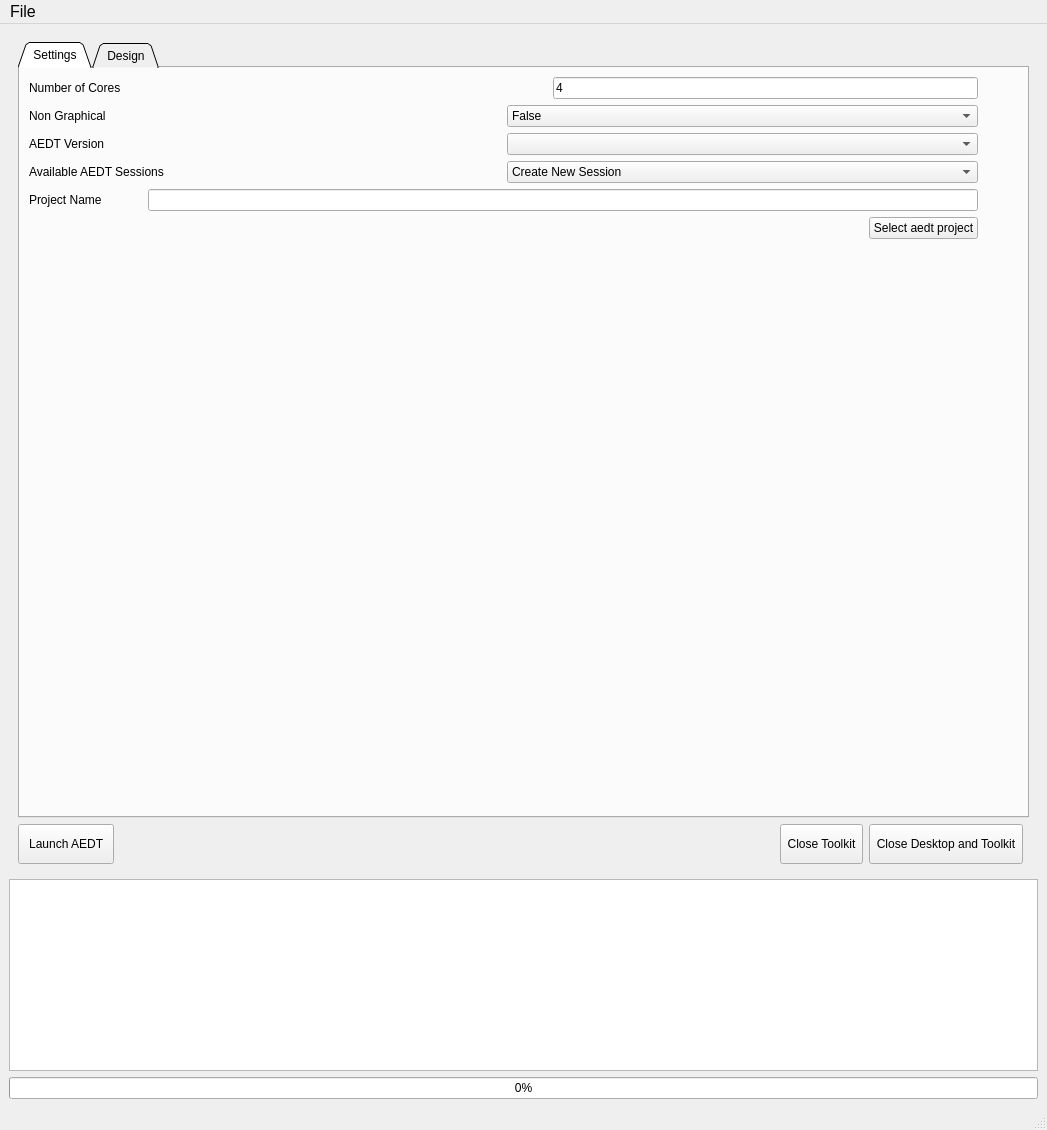
<?xml version="1.0" encoding="UTF-8"?>
<ui version="4.0">
 <class>MainWindow</class>
 <widget class="QMainWindow" name="MainWindow">
  <property name="geometry">
   <rect>
    <x>0</x>
    <y>0</y>
    <width>1047</width>
    <height>1130</height>
   </rect>
  </property>
  <property name="windowTitle">
   <string>MainWindow</string>
  </property>
  <widget class="QWidget" name="centralwidget">
   <property name="sizePolicy">
    <sizepolicy hsizetype="Expanding" vsizetype="Expanding">
     <horstretch>0</horstretch>
     <verstretch>0</verstretch>
    </sizepolicy>
   </property>
   <layout class="QVBoxLayout" name="verticalLayout">
    <item>
     <widget class="QWidget" name="main_menu" native="true">
      <property name="sizePolicy">
       <sizepolicy hsizetype="Preferred" vsizetype="Preferred">
        <horstretch>0</horstretch>
        <verstretch>0</verstretch>
       </sizepolicy>
      </property>
      <layout class="QGridLayout" name="gridLayout">
       <item row="3" column="0">
        <widget class="QPushButton" name="connect_aedtapp">
         <property name="minimumSize">
          <size>
           <width>0</width>
           <height>40</height>
          </size>
         </property>
         <property name="text">
          <string>  Launch AEDT  </string>
         </property>
        </widget>
       </item>
       <item row="3" column="2">
        <widget class="QPushButton" name="release_button">
         <property name="minimumSize">
          <size>
           <width>0</width>
           <height>40</height>
          </size>
         </property>
         <property name="text">
          <string> Close Toolkit </string>
         </property>
        </widget>
       </item>
       <item row="3" column="1">
        <spacer name="horizontalSpacer">
         <property name="orientation">
          <enum>Qt::Horizontal</enum>
         </property>
         <property name="sizeHint" stdset="0">
          <size>
           <width>40</width>
           <height>20</height>
          </size>
         </property>
        </spacer>
       </item>
       <item row="3" column="3">
        <widget class="QPushButton" name="release_and_exit_button">
         <property name="minimumSize">
          <size>
           <width>0</width>
           <height>40</height>
          </size>
         </property>
         <property name="text">
          <string> Close Desktop and Toolkit </string>
         </property>
        </widget>
       </item>
       <item row="0" column="0" colspan="5">
        <widget class="QTabWidget" name="design_tab">
         <property name="sizePolicy">
          <sizepolicy hsizetype="Preferred" vsizetype="Preferred">
           <horstretch>0</horstretch>
           <verstretch>0</verstretch>
          </sizepolicy>
         </property>
         <property name="tabShape">
          <enum>QTabWidget::Triangular</enum>
         </property>
         <property name="currentIndex">
          <number>0</number>
         </property>
         <widget class="QWidget" name="settings">
          <attribute name="title">
           <string> Settings </string>
          </attribute>
          <layout class="QHBoxLayout" name="horizontalLayout_25">
           <item>
            <layout class="QVBoxLayout" name="verticalLayout_4">
             <item>
              <layout class="QHBoxLayout" name="horizontalLayout_22"/>
             </item>
             <item>
              <layout class="QHBoxLayout" name="horizontalLayout_23"/>
             </item>
             <item>
              <layout class="QHBoxLayout" name="horizontalLayout_24">
               <item>
                <widget class="QLabel" name="label_13">
                 <property name="text">
                  <string>Number of Cores</string>
                 </property>
                </widget>
               </item>
               <item>
                <spacer name="horizontalSpacer_30">
                 <property name="orientation">
                  <enum>Qt::Horizontal</enum>
                 </property>
                 <property name="sizeHint" stdset="0">
                  <size>
                   <width>40</width>
                   <height>20</height>
                  </size>
                 </property>
                </spacer>
               </item>
               <item>
                <widget class="QLineEdit" name="numcores">
                 <property name="text">
                  <string>4</string>
                 </property>
                </widget>
               </item>
              </layout>
             </item>
             <item>
              <layout class="QHBoxLayout" name="horizontalLayout_26">
               <item>
                <widget class="QLabel" name="label_4">
                 <property name="text">
                  <string>Non Graphical</string>
                 </property>
                </widget>
               </item>
               <item>
                <widget class="QComboBox" name="non_graphical_combo">
                 <item>
                  <property name="text">
                   <string>False</string>
                  </property>
                 </item>
                 <item>
                  <property name="text">
                   <string>True</string>
                  </property>
                 </item>
                </widget>
               </item>
              </layout>
             </item>
             <item>
              <layout class="QHBoxLayout" name="horizontalLayout">
               <item>
                <widget class="QLabel" name="label">
                 <property name="text">
                  <string>AEDT Version</string>
                 </property>
                </widget>
               </item>
               <item>
                <widget class="QComboBox" name="aedt_version_combo"/>
               </item>
              </layout>
             </item>
             <item>
              <layout class="QHBoxLayout" name="horizontalLayout_3">
               <item>
                <widget class="QLabel" name="label_5">
                 <property name="text">
                  <string>Available AEDT Sessions</string>
                 </property>
                </widget>
               </item>
               <item>
                <widget class="QComboBox" name="process_id_combo">
                 <item>
                  <property name="text">
                   <string>Create New Session</string>
                  </property>
                 </item>
                </widget>
               </item>
              </layout>
             </item>
             <item>
              <layout class="QHBoxLayout" name="horizontalLayout_4">
               <item>
                <widget class="QLabel" name="label_6">
                 <property name="text">
                  <string>Project Name</string>
                 </property>
                </widget>
               </item>
               <item>
                <spacer name="horizontalSpacer_2">
                 <property name="orientation">
                  <enum>Qt::Horizontal</enum>
                 </property>
                 <property name="sizeType">
                  <enum>QSizePolicy::Minimum</enum>
                 </property>
                 <property name="sizeHint" stdset="0">
                  <size>
                   <width>40</width>
                   <height>20</height>
                  </size>
                 </property>
                </spacer>
               </item>
               <item>
                <widget class="QLineEdit" name="project_name"/>
               </item>
              </layout>
             </item>
             <item>
              <layout class="QHBoxLayout" name="horizontalLayout_5">
               <item>
                <spacer name="horizontalSpacer_3">
                 <property name="orientation">
                  <enum>Qt::Horizontal</enum>
                 </property>
                 <property name="sizeHint" stdset="0">
                  <size>
                   <width>40</width>
                   <height>20</height>
                  </size>
                 </property>
                </spacer>
               </item>
               <item>
                <widget class="QPushButton" name="browse_project">
                 <property name="text">
                  <string>Select aedt project</string>
                 </property>
                </widget>
               </item>
              </layout>
             </item>
             <item>
              <spacer name="verticalSpacer_8">
               <property name="orientation">
                <enum>Qt::Vertical</enum>
               </property>
               <property name="sizeHint" stdset="0">
                <size>
                 <width>20</width>
                 <height>40</height>
                </size>
               </property>
              </spacer>
             </item>
            </layout>
           </item>
           <item>
            <spacer name="horizontalSpacer_29">
             <property name="orientation">
              <enum>Qt::Horizontal</enum>
             </property>
             <property name="sizeType">
              <enum>QSizePolicy::Preferred</enum>
             </property>
             <property name="sizeHint" stdset="0">
              <size>
               <width>40</width>
               <height>20</height>
              </size>
             </property>
            </spacer>
           </item>
          </layout>
         </widget>
         <widget class="QWidget" name="design">
          <attribute name="title">
           <string> Design </string>
          </attribute>
          <layout class="QVBoxLayout" name="verticalLayout_2">
           <item>
            <layout class="QHBoxLayout" name="horizontalLayout_20">
             <item>
              <widget class="QFrame" name="design_settings">
               <property name="sizePolicy">
                <sizepolicy hsizetype="Expanding" vsizetype="Preferred">
                 <horstretch>0</horstretch>
                 <verstretch>0</verstretch>
                </sizepolicy>
               </property>
               <property name="frameShape">
                <enum>QFrame::StyledPanel</enum>
               </property>
               <property name="frameShadow">
                <enum>QFrame::Raised</enum>
               </property>
               <property name="lineWidth">
                <number>12</number>
               </property>
               <layout class="QGridLayout" name="layout_settings">
                <item row="6" column="0">
                 <layout class="QHBoxLayout" name="create_geometry">
                  <item>
                   <widget class="QPushButton" name="create_geometry_buttom">
                    <property name="minimumSize">
                     <size>
                      <width>0</width>
                      <height>50</height>
                     </size>
                    </property>
                    <property name="font">
                     <font>
                      <pointsize>12</pointsize>
                     </font>
                    </property>
                    <property name="text">
                     <string>Create geometry</string>
                    </property>
                   </widget>
                  </item>
                 </layout>
                </item>
                <item row="5" column="0">
                 <spacer name="verticalSpacer">
                  <property name="orientation">
                   <enum>Qt::Vertical</enum>
                  </property>
                  <property name="sizeHint" stdset="0">
                   <size>
                    <width>20</width>
                    <height>40</height>
                   </size>
                  </property>
                 </spacer>
                </item>
                <item row="4" column="0">
                 <layout class="QHBoxLayout" name="geometry_selection">
                  <item>
                   <widget class="QLabel" name="label_2">
                    <property name="font">
                     <font>
                      <pointsize>12</pointsize>
                     </font>
                    </property>
                    <property name="text">
                     <string>Select</string>
                    </property>
                   </widget>
                  </item>
                  <item>
                   <widget class="QComboBox" name="geometry_combo">
                    <property name="font">
                     <font>
                      <pointsize>12</pointsize>
                     </font>
                    </property>
                    <item>
                     <property name="text">
                      <string>Box</string>
                     </property>
                    </item>
                    <item>
                     <property name="text">
                      <string>Sphere</string>
                     </property>
                    </item>
                   </widget>
                  </item>
                 </layout>
                </item>
                <item row="3" column="0">
                 <widget class="QLabel" name="label_17">
                  <property name="font">
                   <font>
                    <pointsize>14</pointsize>
                   </font>
                  </property>
                  <property name="text">
                   <string>Geometry selection</string>
                  </property>
                  <property name="alignment">
                   <set>Qt::AlignCenter</set>
                  </property>
                 </widget>
                </item>
                <item row="1" column="0">
                 <layout class="QGridLayout" name="dimension_multiplier">
                  <item row="0" column="0">
                   <layout class="QHBoxLayout" name="horizontalLayout_2">
                    <item>
                     <widget class="QLabel" name="label_7">
                      <property name="font">
                       <font>
                        <pointsize>12</pointsize>
                       </font>
                      </property>
                      <property name="text">
                       <string>Value</string>
                      </property>
                     </widget>
                    </item>
                    <item>
                     <widget class="QLineEdit" name="multiplier">
                      <property name="sizePolicy">
                       <sizepolicy hsizetype="Minimum" vsizetype="Fixed">
                        <horstretch>0</horstretch>
                        <verstretch>0</verstretch>
                       </sizepolicy>
                      </property>
                      <property name="text">
                       <string>1</string>
                      </property>
                     </widget>
                    </item>
                   </layout>
                  </item>
                 </layout>
                </item>
                <item row="0" column="0">
                 <widget class="QLabel" name="label_16">
                  <property name="font">
                   <font>
                    <pointsize>14</pointsize>
                   </font>
                  </property>
                  <property name="text">
                   <string>Dimension multiplier</string>
                  </property>
                  <property name="alignment">
                   <set>Qt::AlignCenter</set>
                  </property>
                 </widget>
                </item>
                <item row="2" column="0">
                 <spacer name="verticalSpacer_4">
                  <property name="orientation">
                   <enum>Qt::Vertical</enum>
                  </property>
                  <property name="sizeHint" stdset="0">
                   <size>
                    <width>20</width>
                    <height>40</height>
                   </size>
                  </property>
                 </spacer>
                </item>
               </layout>
              </widget>
             </item>
             <item>
              <spacer name="horizontalSpacer_27">
               <property name="orientation">
                <enum>Qt::Horizontal</enum>
               </property>
               <property name="sizeType">
                <enum>QSizePolicy::Preferred</enum>
               </property>
               <property name="sizeHint" stdset="0">
                <size>
                 <width>40</width>
                 <height>20</height>
                </size>
               </property>
              </spacer>
             </item>
             <item>
              <widget class="QSplitter" name="splitter_2">
               <property name="sizePolicy">
                <sizepolicy hsizetype="Expanding" vsizetype="Expanding">
                 <horstretch>0</horstretch>
                 <verstretch>0</verstretch>
                </sizepolicy>
               </property>
               <property name="orientation">
                <enum>Qt::Vertical</enum>
               </property>
              </widget>
             </item>
            </layout>
           </item>
          </layout>
         </widget>
        </widget>
       </item>
      </layout>
     </widget>
    </item>
    <item>
     <widget class="QPlainTextEdit" name="log_text">
      <property name="sizePolicy">
       <sizepolicy hsizetype="Expanding" vsizetype="Fixed">
        <horstretch>0</horstretch>
        <verstretch>0</verstretch>
       </sizepolicy>
      </property>
     </widget>
    </item>
    <item>
     <widget class="QProgressBar" name="progress_bar">
      <property name="value">
       <number>0</number>
      </property>
     </widget>
    </item>
   </layout>
  </widget>
  <widget class="QMenuBar" name="top_menu_bar">
   <property name="geometry">
    <rect>
     <x>0</x>
     <y>0</y>
     <width>1047</width>
     <height>28</height>
    </rect>
   </property>
   <property name="font">
    <font>
     <pointsize>12</pointsize>
    </font>
   </property>
   <widget class="QMenu" name="top_menu">
    <property name="font">
     <font>
      <pointsize>12</pointsize>
     </font>
    </property>
    <property name="title">
     <string>File</string>
    </property>
    <addaction name="action_export_model"/>
   </widget>
   <addaction name="top_menu"/>
  </widget>
  <widget class="QStatusBar" name="status_bar"/>
  <action name="action_export_model">
   <property name="text">
    <string>Export 3D Plot</string>
   </property>
  </action>
 </widget>
 <resources/>
 <connections/>
</ui>
